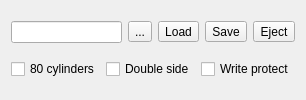
               <widget class="QWidget" name="tabd">
                <attribute name="title">
                 <string>D:</string>
                </attribute>
                <layout class="QVBoxLayout" name="verticalLayout_15">
                 <item>
                  <layout class="QHBoxLayout" name="horizontalLayout_14">
                   <item>
                    <widget class="QLineEdit" name="dpathle"/>
                   </item>
                   <item>
                    <widget class="QToolButton" name="newdtb">
                     <property name="text">
                      <string>...</string>
                     </property>
                     <property name="icon">
                      <iconset resource="../xpeccy.qrc">
                       <normaloff>:/images/doc-new.png</normaloff>:/images/doc-new.png</iconset>
                     </property>
                    </widget>
                   </item>
                   <item>
                    <widget class="QToolButton" name="loaddtb">
                     <property name="text">
                      <string>Load</string>
                     </property>
                     <property name="icon">
                      <iconset resource="../xpeccy.qrc">
                       <normaloff>:/images/fileopen.png</normaloff>:/images/fileopen.png</iconset>
                     </property>
                    </widget>
                   </item>
                   <item>
                    <widget class="QToolButton" name="savedtb">
                     <property name="text">
                      <string>Save</string>
                     </property>
                     <property name="icon">
                      <iconset resource="../xpeccy.qrc">
                       <normaloff>:/images/save_all.png</normaloff>:/images/save_all.png</iconset>
                     </property>
                    </widget>
                   </item>
                   <item>
                    <widget class="QToolButton" name="remodtb">
                     <property name="text">
                      <string>Eject</string>
                     </property>
                     <property name="icon">
                      <iconset resource="../xpeccy.qrc">
                       <normaloff>:/images/cancel.png</normaloff>:/images/cancel.png</iconset>
                     </property>
                    </widget>
                   </item>
                  </layout>
                 </item>
                 <item>
                  <layout class="QHBoxLayout" name="horizontalLayout_13">
                   <item>
                    <widget class="QCheckBox" name="d80box">
                     <property name="text">
                      <string>80 cylinders</string>
                     </property>
                    </widget>
                   </item>
                   <item>
                    <widget class="QCheckBox" name="ddsbox">
                     <property name="text">
                      <string>Double side</string>
                     </property>
                    </widget>
                   </item>
                   <item>
                    <widget class="QCheckBox" name="dwpbox">
                     <property name="text">
                      <string>Write protect</string>
                     </property>
                    </widget>
                   </item>
                  </layout>
                 </item>
                </layout>
               </widget>
